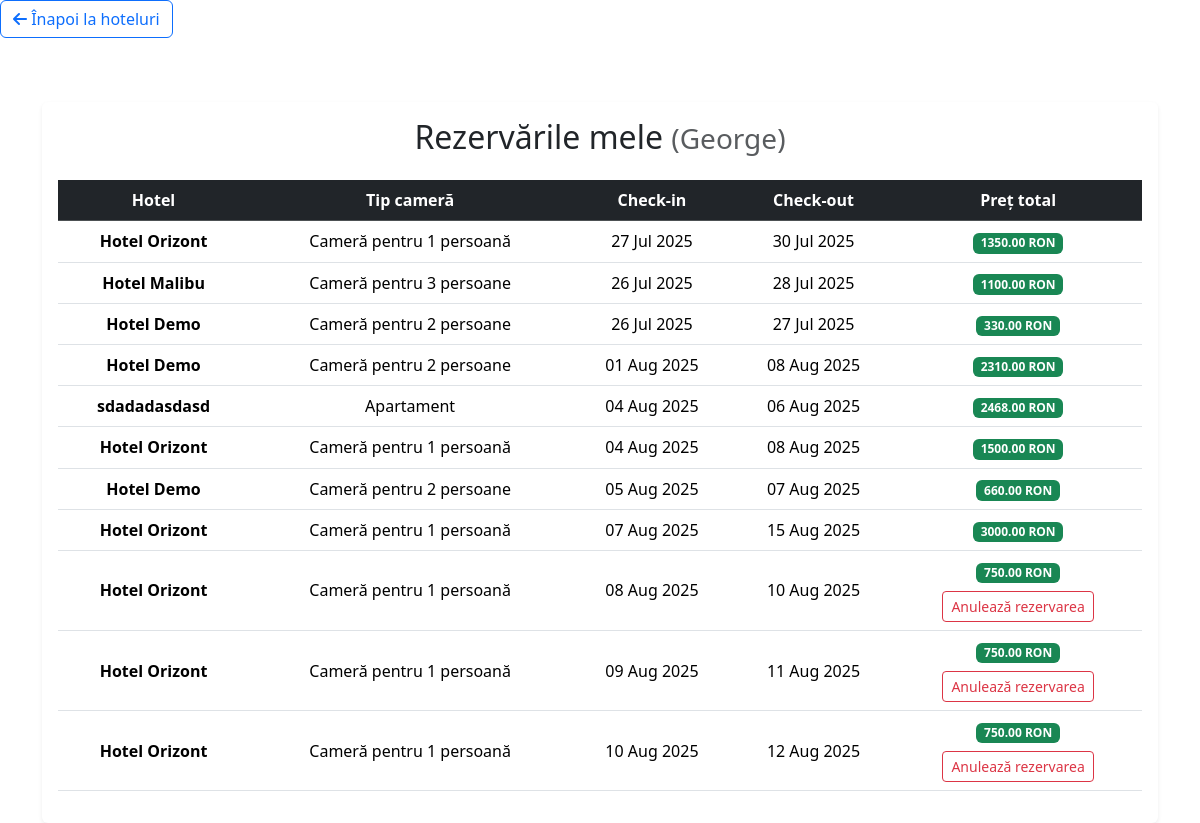
/booking/my-reservations/ (signed in), run on the app's committed database.
### booking/models/user.py (models this page shows)
class CustomUser(AbstractUser):
    age = models.PositiveIntegerField(null=True, blank=True)
    profession = models.CharField(max_length=100, blank=True)
    profile_picture_url = models.URLField(blank=True, null=True)
    reservation_deleted_notification = models.BooleanField(default=False)

### booking/models/reservation.py (models this page shows, shortened)
class Reservation(models.Model):
    user = models.ForeignKey(settings.AUTH_USER_MODEL, on_delete=models.CASCADE)
    hotel = models.ForeignKey(Hotel, on_delete=models.CASCADE)
    room_type = models.CharField(max_length=3, choices=Hotel.HOTEL_TYPES, editable=False)
    start_date = models.DateField()
    end_date = models.DateField()
    total_price = models.DecimalField(max_digits=8, decimal_places=2, blank=True, null=True)

### booking/models/hotel.py (models this page shows, shortened)
class Hotel(models.Model):
    HOTEL_TYPES = [
        ('1P', 'Cameră pentru 1 persoană'),
        ('2P', 'Cameră pentru 2 persoane'),
        ('3P', 'Cameră pentru 3 persoane'),
        ('APT', 'Apartament'),
    ]
    name = models.CharField(max_length=100)
    location = models.CharField(max_length=100)
    description = models.TextField()
    available_types = models.CharField(max_length=3, choices=HOTEL_TYPES)
    price_per_night = models.DecimalField(max_digits=7, decimal_places=2)
    is_active = models.BooleanField(default=True)
    photo_url = models.URLField(blank=True, null=True)
    amenities = models.ManyToManyField(Amenity, blank=True, related_name='hotels')

### booking/views/reservation_views.py (the view)
# urls.py: path("my-reservations/", views.my_reservations_view, name="my_reservations"),
@login_required
def my_reservations_view(request):
    reservations = Reservation.objects.filter(user=request.user).select_related('hotel')
    return render(request, 'booking/my_reservations.html', {
        'reservations': reservations,
        'today': date.today(),
    })

### booking/templates/booking/my_reservations.html (shortened to what this page needs)
{% load static %}
<!DOCTYPE html>
<html lang="ro">
<head>
        <a href="{% url 'hotels' %}" class="btn btn-outline-primary mb-3">
            <i class="fas fa-arrow-left"></i> Înapoi la hoteluri
        </a>
    <link href="https://cdn.jsdelivr.net/npm/bootstrap@5.3.3/dist/css/bootstrap.min.css" rel="stylesheet">
    <link href="https://cdnjs.cloudflare.com/ajax/libs/font-awesome/6.5.0/css/all.min.css" rel="stylesheet">
</head>
<body>
    <div class="container mt-5">
        <div class="card shadow-sm border-0">
            <div class="card-body">
                <h2 class="mb-4 text-center">Rezervările mele <small class="text-muted">({{ request.user.username }})</small></h2>
                {% if reservations %}
                    <div class="table-responsive">
                        <table class="table table-hover align-middle text-center">
                            <thead class="table-dark">
                                <tr>
                                    <th>Hotel</th>
                                    <th>Tip cameră</th>
                                    <th>Check-in</th>
                                    <th>Check-out</th>
                                    <th>Preț total</th>
                                </tr>
                            </thead>
                            <tbody>
                                {% for r in reservations %}
                                <tr>
                                    <td><strong>{{ r.hotel.name }}</strong></td>
                                    <td>{{ r.get_room_type_display }}</td>
                                    <td>{{ r.start_date|date:"d M Y" }}</td>
                                    <td>{{ r.end_date|date:"d M Y" }}</td>
                                    <td>
                                        <span class="badge bg-success">{{ r.total_price }} RON</span><br>
                                            {% if r.start_date > today and r.start_date|date:"U"|add:"-172800"|floatformat:0 > today|date:"U"|floatformat:0 %}
                                                <a href="{% url 'cancel_reservation' r.id %}" class="btn btn-sm btn-outline-danger mt-2">
                                                    Anulează rezervarea
                                                </a>
                                            {% endif %}
                                    </td>
                                </tr>
                                {% endfor %}
                            </tbody>
                        </table>
                    </div>
                {% else %}
                    <div class="alert alert-info text-center">
                        Nu ai nicio rezervare momentan.
                    </div>
                {% endif %}
            </div>
        </div>
    </div>
</body>
</html>

### data on the page
CustomUser: user.username "George"
Reservation: hotel.name "Hotel Orizont", room_type "Cameră pentru 1 persoană", start_date "27 Jul 2025", end_date "30 Jul 2025", total_price "1350.00"
Reservation: hotel.name "Hotel Malibu", room_type "Cameră pentru 3 persoane", start_date "26 Jul 2025", end_date "28 Jul 2025", total_price "1100.00"
Reservation: hotel.name "Hotel Demo", room_type "Cameră pentru 2 persoane", start_date "26 Jul 2025", end_date "27 Jul 2025", total_price "330.00"
Reservation: hotel.name "Hotel Demo", room_type "Cameră pentru 2 persoane", start_date "01 Aug 2025", end_date "08 Aug 2025", total_price "2310.00"
Reservation: hotel.name "sdadadasdasd", room_type "Apartament", start_date "04 Aug 2025", end_date "06 Aug 2025", total_price "2468.00"
Reservation: hotel.name "Hotel Orizont", room_type "Cameră pentru 1 persoană", start_date "04 Aug 2025", end_date "08 Aug 2025", total_price "1500.00"
Reservation: hotel.name "Hotel Demo", room_type "Cameră pentru 2 persoane", start_date "05 Aug 2025", end_date "07 Aug 2025", total_price "660.00"
Reservation: hotel.name "Hotel Orizont", room_type "Cameră pentru 1 persoană", start_date "07 Aug 2025", end_date "15 Aug 2025", total_price "3000.00"
Reservation: hotel.name "Hotel Orizont", room_type "Cameră pentru 1 persoană", start_date "08 Aug 2025", end_date "10 Aug 2025", total_price "750.00", shows "Anulează rezervarea"
Reservation: hotel.name "Hotel Orizont", room_type "Cameră pentru 1 persoană", start_date "09 Aug 2025", end_date "11 Aug 2025", total_price "750.00", shows "Anulează rezervarea"
Reservation: hotel.name "Hotel Orizont", room_type "Cameră pentru 1 persoană", start_date "10 Aug 2025", end_date "12 Aug 2025", total_price "750.00", shows "Anulează rezervarea"
